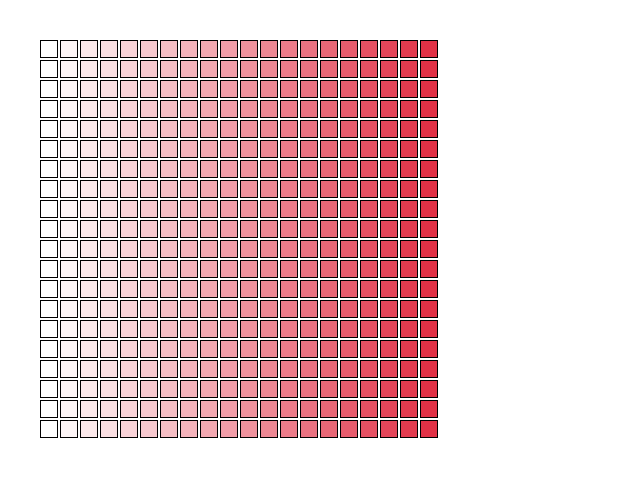
Frame 1 (no input)
Frame 60 (the mouse pressed at the canvas centre just before this capture): identical to frame 1, image omitted
Frame 120 (the mouse held since frame 60 and released just before this capture): identical to frame 1, image omitted

The Processing sketch that drew this single still picture (run headless with seeded random() and noise(); from frame 60 on, the mouse is pressed at the canvas centre):

// Processing sketch: Henrik
// ── Henrik.pde
field[][] raster = new field[20][20];

void setup(){
  size(640, 480);
  background(255);
  }
  
void draw(){  
  translate(40,40);


  for (int y = 0; y < 20; y++) 
  {
    for (int x = 0; x < 20; x++) 
    {
      raster[x][y]  = new field(x*20,y*20);
      raster[x][y].setcolor(222, 33, 56, x*12.525);
    }
  }
}

class field 
{
  int globalX;
  int globalY;
  float r;
  float g;
  float b;
  float alphor;
  
  public field(int x, int y) 
  {
    r = 255;//random(255);
    g = 255;//random(255);
    b = 255;//random(255);
    alphor = 255;
    
    globalX = x;
    globalY = y;
    
    drawing(x,y,r,g,b,alphor);
   }
  
    void drawing( int x,int y, float r,float g, float b, float alphor) 
    {
     fill(r, g, b, alphor);
     rect(x, y, 17, 17);
    } 
    
  public void setcolor(int r, int g, int b, float alphor)
  {
    drawing(globalX, globalY, r, g, b, alphor); 
  } 
}   
